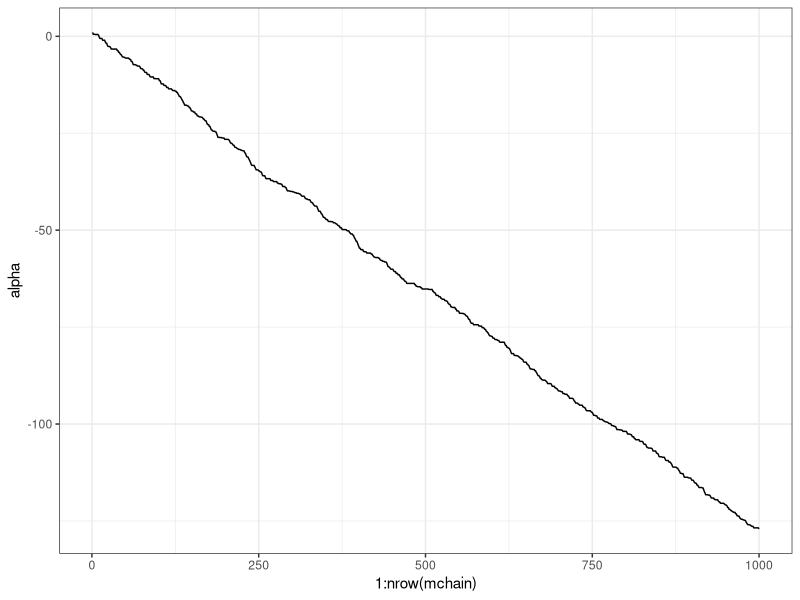
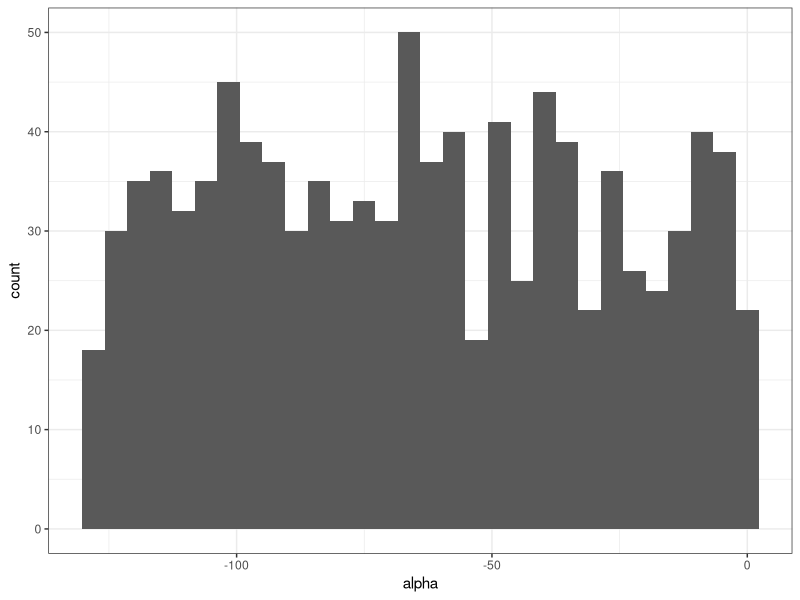

The R script that drew these images, in order:
## ---- chunk 1
library(tidyverse)
## ---- chunk 2
data <- read_csv("covid_working_data.csv")
## ---- chunk 3
# Log-likelihood for Y given all parameters and data
loglik <- function(Yij, nij, alpha, betas, gamma, delta, ui, eij,
                     Xijs, Pij, Eij) {
  sum((alpha + betas*Xijs + gamma*Pij + delta*Eij + ui + eij)*(Yij - nij))
}

# Log prior distribution for all parameters
logprior <- function(alpha, betas, gamma, delta, ui, eij, sigu, sige) {
  -sum(alpha^2/200, betas^2/200, gamma^2/200, ui^2/(2*sigu^2), eij^2/(2*sige^2),
       sigu^2/200, sige^2/200)
}

# Posterior distribution of lambdas created by summing the two
# Should make sure variances are positive
logpost <- function(Yij, nij, Xijs, Pij, Eij, alpha, betas, gamma, delta, ui, eij, 
                    sigu, sige) {
  if(min(sigu, sige) <= 0) return(-Inf)
  else {
    loglik(Yij, nij, alpha, betas, gamma, delta, ui, eij, Xijs, Pij, Eij) +
    logprior(alpha, betas, gamma, delta, ui, eij, sigu, sige)
  }
}
## ---- chunk 4
MHstep <- function(pars, avec, Yij, nij, Xijs, Pij, Eij) {
  res <- pars
  npars <- length(pars)
  for (i in 1:npars) {
    prop <- res
    prop[i] <- res[i] + 2*avec[i]*(runif(1) - 0.5)
    if (log(runif(1)) < 
        logpost(Yij, nij, Xijs, Pij, Eij,
                prop[1], prop[2:5], prop[6], prop[7], prop[8], prop[9], prop[10], 
                prop[11]) -
        logpost(Yij, nij, Xijs, Pij, Eij,
                res[1], res[2:5], res[6], res[7], res[8], res[9], res[10], 
                res[11])) {
      res[i] <- prop[i]
    }
  }
  return(res)
}
## ---- chunk 5
# Data preparation
data2 <- na.omit(data)

Yij <- data2$weekly_cases
nij <- data2$pop2019
Xijs <- cbind(data2$government_response_index, 
              data2$retail_and_recreation_percent_change_from_baseline,
              data2$parks_percent_change_from_baseline,
              data2$transit_stations_percent_change_from_baseline)
Pij <- data2$population_density
Eij <- data2$Percentage_over_65

# Set up number of repeats and chain matrix
nrep <- 1000
mchain <- matrix(NA, nrow = nrep, ncol = 12)

# Parameter starting values
mchain[1,] <- rep(1, 12)

# Window values
avec <- rep(0.5, 12)
## ---- chunk 6
for (i in 2:nrep) {
  mchain[i,] <- MHstep(mchain[i - 1,], avec, Yij, nij, Xijs, Pij, Eij)
}
## ---- chunk 7
chain_data <- as_tibble(mchain)

chain_data <- chain_data %>% 
  rename("alpha" = V1,
        "beta_1" = V2, "beta_2" = V3, "beta_3" = V4, "beta_4" = V5,
         "gamma" = V6,
         "delta" = V7,
         "u_i" = V8,
         "e_ij" = V9,
         "sig_u" = V10,
         "sig_e" = V11)

ggplot(chain_data, aes(x = 1:nrow(mchain), y = alpha)) +
  geom_line() +
  theme_bw()

ggplot(chain_data, aes(x = alpha)) +
  geom_histogram() +
  theme_bw()
